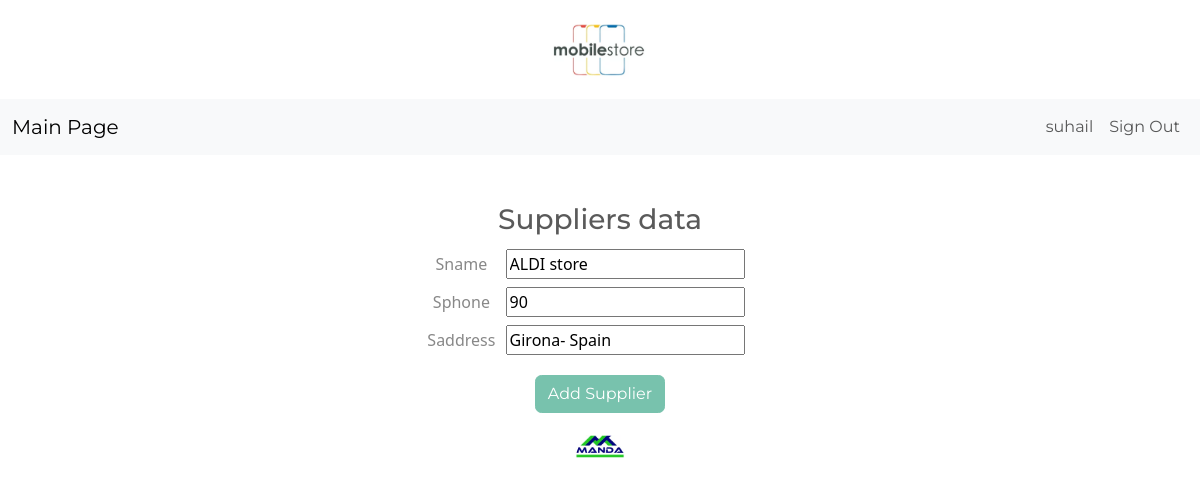
The page /supp-edit/3/ (signed in) on the database its author committed.
### inventory/models.py (models this page shows, shortened)
class SupplierData(models.Model):
	sname = models.CharField(max_length=15)
	sphone = models.IntegerField()
	saddress = models.CharField (max_length=50)
	datecl = models.DateTimeField(auto_now_add=True)
	user = models.ForeignKey(User, on_delete=models.CASCADE)

### inventory/views.py (the view)
# urls.py: path('supp-edit/<int:pk>/', EditItemSup.as_view(), name='supp-edit'),
class EditItemSup(LoginRequiredMixin, UpdateView):
	model = SupplierData
	form_class = SupplierDataForm
	template_name = 'inventory/supplieradd.html'
	success_url = reverse_lazy('dashboard3')

### inventory/forms.py
class SupplierDataForm(forms.ModelForm):
  	class Meta:
  		model = SupplierData
  		fields = ['sname','sphone', 'saddress']

### inventory/templates/inventory/supplieradd.html (shortened to what this page needs)
{% extends 'inventory/base.html' %}
{% load crispy_forms_tags %}
{% block content %}
    <div class="row">
        <div class="col-11 col-md-4 mx-auto mt-5">
            <h3>Suppliers data</h3>
            <form method="POST">
                <div class="form-group row">
                    {% for field in form %}
                        <div class="col-md-11 mb-6">
                            <label for="{{ field.id_for_label }}"class="col-form-label">{{ field.label }}</label>
                            {{ field }}
                        </div>
                    {% endfor %}
                </div>
                <div class="mt-3">
                    <button class="btn btn-primary">Add Supplier</button>
                </div>
            </form>
        </div>
    </div>
{% endblock content %}

### inventory/templates/inventory/navigation.html (shortened to what this page needs)
<nav class="navbar navbar-expand-lg bg-light">
	<div class="container-fluid">
		<a class="navbar-brand" href="{% url 'index' %}">Main Page</a>
		<div class="collapse navbar-collapse justify-content-end" id="navbarNav">
			<ul class="navbar-nav">
				{% if user.is_authenticated %}
					<li class="nav-item">
						<a class="nav-link" href="#">{{ user.username }}</a>
					</li>
					<li class="nav-item">
						<a class="nav-link" href="{% url 'logout' %}">Sign Out</a>
					</li>
				{% endif %}
			</ul>
		</div>
	</div>
</nav>

### inventory/templates/inventory/supplieradd.html (style rules this page uses)
.form-group label { display: inline-block; width: 80px; }

### rows shown on the page
SupplierData: form "ALDI store" "90" "Girona- Spain"

### other values the page prints
{{ user.username }} "suhail"
{{ field.label }} "Sname" "Sphone" "Saddress"
